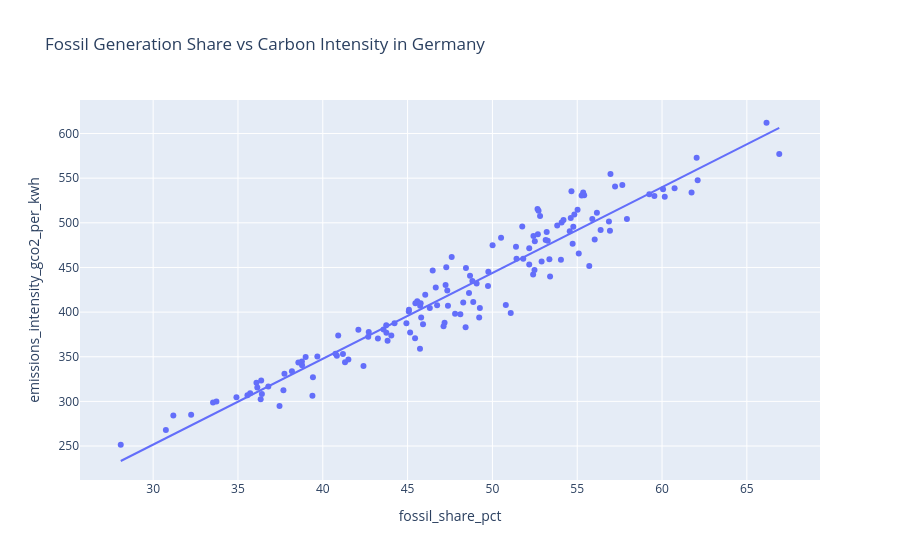

Source (notebook cell):
### Markdown cell above
### Germany: association between fossil generation and carbon intensity

The executed notebook reports a **Pearson correlation of approximately +0.962** between Germany's monthly fossil-generation share and electricity carbon intensity. The corresponding correlation for clean-generation share is approximately **−0.962**. This is a strong linear association in the observed monthly data: months with a higher fossil share generally coincide with higher emissions intensity.

There are two important qualifications. First, clean and fossil shares are almost perfect complements in this dataset (their mutual correlation is approximately **−1**). They therefore do not constitute independent explanatory variables. Second, the intensity measure is related to the emissions characteristics of the generation mix, so a strong relationship is conceptually expected. It is not independent proof that changing one share alone causes a particular reduction in emissions.

Long-term trends, fuel-specific emission factors, cross-border electricity flows and seasonal effects may also affect the relationship. The scatter plot illustrates association, **not a causal estimate** or a forecast. Its practical value here is to check whether the Silver datasets tell a coherent energy-system story when joined by country and month.

### Code cell
if len(germany_mix_carbon) >= 3:
    fig = px.scatter(
        germany_mix_carbon, x="fossil_share_pct",
        y="emissions_intensity_gco2_per_kwh", trendline="ols",
        title="Fossil Generation Share vs Carbon Intensity in Germany",
    )
    fig.show()
else:
    print("Regression skipped: insufficient observations.")

### Figure 1 — Plotly figure (JSON) as saved in the notebook; plotly's stock layout.template omitted (floating-point values rounded to 4 significant figures; data arrays with more than 128 entries replaced by an {"elided": "..."} marker saying what was removed)
{"data": [{"hovertemplate": "fossil_share_pct=%{x}<br>emissions_intensity_gco2_per_kwh=%{y}<extra></extra>", "legendgroup": "", "marker": {"color": "#636efa", "symbol": "circle"}, "mode": "markers", "name": "", "orientation": "v", "showlegend": false, "type": "scatter", "x": {"elided": "141 float values"}, "xaxis": "x", "y": {"elided": "141 float values"}, "yaxis": "y"}, {"hovertemplate": "<b>OLS trendline</b><br>emissions_intensity_gco2_per_kwh = 9.61073 * fossil_share_pct + -36.719<br>R<sup>2</sup>=0.926024<br><br>fossil_share_pct=%{x}<br>emissions_intensity_gco2_per_kwh=%{y} <b>(trend)</b><extra></extra>", "legendgroup": "", "marker": {"color": "#636efa", "symbol": "circle"}, "mode": "lines", "name": "", "showlegend": false, "type": "scatter", "x": {"elided": "141 float values"}, "xaxis": "x", "y": {"elided": "141 float values"}, "yaxis": "y"}], "layout": {"legend": {"tracegroupgap": 0}, "title": {"text": "Fossil Generation Share vs Carbon Intensity in Germany"}, "xaxis": {"anchor": "y", "domain": [0, 1], "title": {"text": "fossil_share_pct"}}, "yaxis": {"anchor": "x", "domain": [0, 1], "title": {"text": "emissions_intensity_gco2_per_kwh"}}}}
